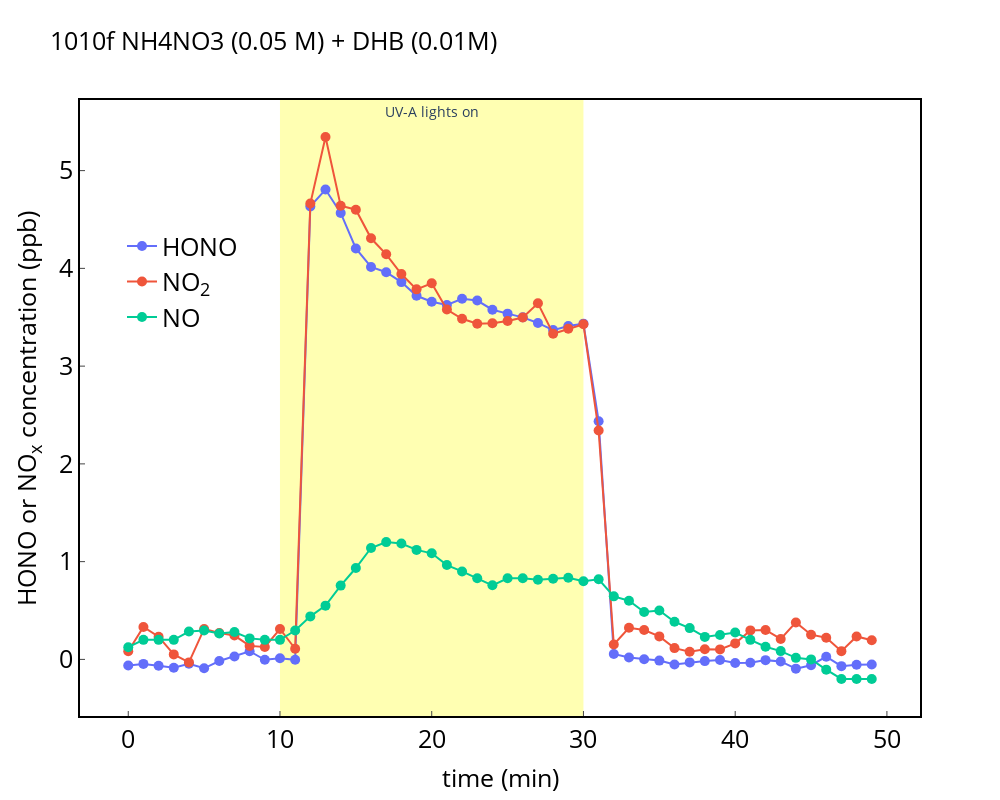

The notebook cell saved with this chart:
### Code cell
nox_path='data/T200_NOx_/2023-10-10_08.15.10_PC14751_T200_NOx.dat'
no2_path='data/NO2_ICAD/2023_10_10_Channel1_Data.dat'
hono_path='data/HONO_ICAD/2023_10_10_Channel1_Data.dat'
# rh_path='data/Humidity_Sensors_/2023-10-05_09.11.20_PC14751_Humidity_Sensors.dat'
rh_path='data/Humidity_Sensors_/2023-10-10_08.15.07_PC14751_Humidity_Sensors.dat'
hono=pd.read_csv(hono_path,sep = '\t', engine='python') #HONO from ICAD
no2=pd.read_csv(no2_path,sep = '\t', engine='python') #NO2 from ICAD
nox=pd.read_csv(nox_path,sep = '\t', header=1, engine='python') #no of nox analyzer
rh=pd.read_csv(rh_path,sep = '\t', header=1, encoding= 'unicode_escape', engine='python') #RH data

#ICAD
hono['Start Date/Time (UTC)']=pd.to_datetime(hono['Start Date/Time (UTC)'])
no2['Start Date/Time (UTC)']=pd.to_datetime(no2['Start Date/Time (UTC)'])

#NOx analyzer
nox['datetime']=nox['Date']+ nox['Time']
nox['time']= pd.to_datetime(nox['datetime'], format='%d.%m.%Y%H:%M:%S') 


#RH sensor
rh['datetime']=rh['Date']+ rh['Time']
rh['time']= pd.to_datetime(rh['datetime'], format='%d.%m.%Y%H:%M:%S') 

hono['Time_correct']=hono['Start Date/Time (UTC)']+timedelta(hours=2, minutes=1)
hono['Time_correct']= pd.to_datetime(hono['Time_correct'], format='%d.%m.%Y%H:%M:%S') 

no2['Time_correct']=no2['Start Date/Time (UTC)']+timedelta(hours=2, minutes=1)
no2['Time_correct']= pd.to_datetime(no2['Time_correct'], format='%d.%m.%Y%H:%M:%S') 


df_hono_icad=pd.DataFrame()
df_no2_icad=pd.DataFrame()
df_rh=pd.DataFrame()
df_nox_t200=pd.DataFrame()

df_hono_icad['time']=hono['Time_correct']
df_no2_icad['time']=no2['Time_correct']
df_nox_t200['time']=nox['time']
df_rh['time']=rh['time']
df_rh['dew_point']=rh['DP7[°C]']
df_hono_icad['hono']=hono['HONO (ppb)']
df_no2_icad['no2']=no2['NO2 (ppb)']
df_nox_t200['no']=nox['NO']
df_nox_t200['NO2']=nox['NO2']

average_interval='60s'
df_hono_icad=df_hono_icad.resample(average_interval,on='time').mean()
df_hono_icad['date_time']=df_hono_icad.index

df_no2_icad=df_no2_icad.resample(average_interval,on='time').mean()
df_no2_icad['date_time']=df_no2_icad.index
df_no2_icad['date_time']= pd.to_datetime(df_no2_icad['date_time']) 

df_rh=df_rh.resample(average_interval,on='time').mean()
df_rh['date_time']=df_rh.index
df_rh['rh']=dp_to_rh (df_rh.dew_point,18)
df_nox_t200=df_nox_t200.resample(average_interval,on='time').mean()
df_nox_t200['date_time']=df_nox_t200.index

df=pd.merge(pd.merge(pd.merge(df_hono_icad,df_no2_icad,on='date_time'),df_nox_t200,on='date_time'),df_rh,on='date_time')
# df=pd.merge(pd.merge(df_hono_icad,df_no2_icad,on='date_time'),df_nox_t200,on='date_time')
# df=pd.merge(df_hono_icad,df_no2_icad,on='date_time')

# correct HONO background
print(df[df['date_time'] == '2023-10-05 8:30:00'])


name='1010f'
time_start=408-10
df=df[time_start:time_start+30+20]
# df=df[time_start:time_start+39]

x_minutes=(df['date_time'] - df['date_time'][time_start]).dt.total_seconds().div(60).astype(int)
df['x_minutes']=x_minutes

x= df.x_minutes
# x= df.date_time

fig_1= go.Figure()
fig_1.add_trace(go.Scatter(x=x,y=df.hono,yaxis = "y1",mode='markers+lines',marker_size=10,line_width=2,name="HONO"))
fig_1.add_trace(go.Scatter(x= x,y=df.no2,yaxis = "y1",mode='markers+lines',marker_size=10,line_width=2,name="NO<sub>2</sub>"))
fig_1.add_trace(go.Scatter(x= x,y=df.no,yaxis = "y1",mode='markers+lines',marker_size=10,line_width=2,name="NO"))

# fig_1.add_trace(go.Scatter(x= x,y=df.rh,yaxis = "y2",mode='markers+lines',marker_size=10,line_width=2,name="RH"))
# fig_1.add_trace(go.Scatter(x= df.date_time,y=df.no+df.no2+df.hono,yaxis = "y1",mode='markers+lines',marker_size=10,line_width=2,name="no"))

fig_1.update_layout(title=name+' NH4NO3 (0.05 M) + DHB (0.01M)',titlefont=dict(color="black",size=25))
# fig_1.update_layout( bargap=0)
fig_1.update_layout(
  plot_bgcolor = 'white',paper_bgcolor = 'white',autosize=False,width=1000, height=800,
    xaxis=dict( title="time (min)",titlefont=dict(color="black",size=25),showline=True, mirror= True,tickfont=dict(color='black',size=25 ),linecolor="black", linewidth=2,ticks='inside'),
    yaxis=dict( title='HONO or NO<sub>x</sub> concentration (ppb)', zeroline=False,
              #  range=[-2,68],
               titlefont=dict(color="black",size=25),mirror= True,tickfont=dict(color='black',size=25 ),linecolor="black", linewidth=2,ticks='inside'),
    yaxis2=dict(title='',titlefont=dict(color="black",size=25),range=[-2,68],tickfont=dict(color="black" ,size=25),ticks='inside',anchor="free",overlaying="y", side="right", position=1, linecolor="black", linewidth=2,showticklabels = True) )
fig_1.update_layout(legend=dict(yanchor="top",y=0.8 ,xanchor="left",x=0.05,  font=dict( size=25,color="black")))
fig_1.update_layout(xaxis=dict(showgrid=False),
              yaxis=dict(showgrid=False)
)
fig_1.add_vrect(x0=10, x1=30,annotation_text="UV-A lights on", annotation_position="top",annotation_font_size=14,fillcolor="yellow", opacity=0.3,layer="below", line_width=0)

config = {'displayModeBar': True}
fig_1.show(config=config)
fig_1.write_html(name+'.html')
fig_1.write_image(name+'.png')


from scipy import constants
j_pd=pd.DataFrame()
j_pd['nitrate_M']=[0.05]
# flow_rate=2475.8/60 # mL s-1         
mol_NaNO3=j_pd['nitrate_M'][0]*600*1e-6    # mass in 0.025 L total solution;  taking 600uL from this solution
T=273+18
molecules= 2.46*1e10*273/T #  molecules/(cm3) per one ppb

time = 30 # min
photolysis_rate_constant=np.trapz(df.hono[10:40])/time*molecules/constants.N_A*flow_rate /mol_NaNO3
production_amount=np.trapz(df.hono[10:40])*molecules*flow_rate*60/constants.N_A   # total mol in the irradiation time

# photolysis_rate_constant

# data_compile.append(j_pd)
j_pd['hono']=[np.trapz(df.hono[10:40])/time*molecules/constants.N_A*flow_rate /mol_NaNO3]
j_pd['no']=[np.trapz(df.no[10:40])/time*molecules/constants.N_A*flow_rate /mol_NaNO3]
j_pd['no2']=[np.trapz(df.no2[10:40])/time*molecules/constants.N_A*flow_rate /mol_NaNO3]
j_pd['total']=[np.trapz(((df.no+df.no2+df.hono))[10:40])/time*molecules/constants.N_A*flow_rate /mol_NaNO3]

data_compile=data_compile.append(j_pd)

### Figure 1 — Plotly figure (JSON) as saved in the notebook; plotly's stock layout.template omitted (floating-point values rounded to 4 significant figures)
{"data": [{"line": {"width": 2}, "marker": {"size": 10}, "mode": "markers+lines", "name": "HONO", "type": "scatter", "x": [0, 1, 2, 3, 4, 5, 6, 7, 8, 9, 10, 11, 12, 13, 14, 15, 16, 17, 18, 19, 20, 21, 22, 23, 24, 25, 26, 27, 28, 29, 30, 31, 32, 33, 34, 35, 36, 37, 38, 39, 40, 41, 42, 43, 44, 45, 46, 47, 48, 49], "y": [-0.06317, -0.04617, -0.0645, -0.08533, -0.04367, -0.09083, -0.01633, 0.02967, 0.0834, -0.003667, 0.01133, -0.004, 4.634, 4.806, 4.567, 4.204, 4.015, 3.96, 3.859, 3.72, 3.658, 3.625, 3.69, 3.671, 3.577, 3.537, 3.499, 3.442, 3.368, 3.41, 3.435, 2.436, 0.05567, 0.0195, 0.0008, -0.01217, -0.05167, -0.03083, -0.0175, -0.006833, -0.03767, -0.03467, -0.0075, -0.02067, -0.0945, -0.05967, 0.02717, -0.0692, -0.05533, -0.05233], "yaxis": "y"}, {"line": {"width": 2}, "marker": {"size": 10}, "mode": "markers+lines", "name": "NO<sub>2</sub>", "type": "scatter", "x": [0, 1, 2, 3, 4, 5, 6, 7, 8, 9, 10, 11, 12, 13, 14, 15, 16, 17, 18, 19, 20, 21, 22, 23, 24, 25, 26, 27, 28, 29, 30, 31, 32, 33, 34, 35, 36, 37, 38, 39, 40, 41, 42, 43, 44, 45, 46, 47, 48, 49], "y": [0.0825, 0.3317, 0.2325, 0.05117, -0.0305, 0.3113, 0.2707, 0.244, 0.1382, 0.1277, 0.311, 0.109, 4.663, 5.343, 4.641, 4.6, 4.308, 4.144, 3.942, 3.785, 3.847, 3.579, 3.485, 3.434, 3.439, 3.462, 3.497, 3.642, 3.332, 3.383, 3.428, 2.341, 0.1523, 0.3242, 0.3004, 0.2352, 0.1155, 0.07883, 0.1035, 0.1025, 0.1638, 0.2967, 0.3007, 0.2088, 0.3782, 0.253, 0.2213, 0.0844, 0.2348, 0.1963], "yaxis": "y"}, {"line": {"width": 2}, "marker": {"size": 10}, "mode": "markers+lines", "name": "NO", "type": "scatter", "x": [0, 1, 2, 3, 4, 5, 6, 7, 8, 9, 10, 11, 12, 13, 14, 15, 16, 17, 18, 19, 20, 21, 22, 23, 24, 25, 26, 27, 28, 29, 30, 31, 32, 33, 34, 35, 36, 37, 38, 39, 40, 41, 42, 43, 44, 45, 46, 47, 48, 49], "y": [0.125, 0.2, 0.2, 0.2, 0.285, 0.295, 0.265, 0.28, 0.215, 0.2, 0.2, 0.295, 0.44, 0.55, 0.755, 0.935, 1.14, 1.2, 1.185, 1.12, 1.085, 0.965, 0.9, 0.83, 0.7579, 0.83, 0.83, 0.815, 0.825, 0.835, 0.8, 0.82, 0.645, 0.6, 0.485, 0.5, 0.385, 0.32, 0.23, 0.25, 0.275, 0.2, 0.13, 0.085, 0.01579, 0, -0.105, -0.2, -0.2, -0.2], "yaxis": "y"}], "layout": {"annotations": [{"font": {"size": 14}, "showarrow": false, "text": "UV-A lights on", "x": 20, "xanchor": "center", "xref": "x", "y": 1, "yanchor": "top", "yref": "y domain"}], "autosize": false, "height": 800, "legend": {"font": {"color": "black", "size": 25}, "x": 0.05, "xanchor": "left", "y": 0.8, "yanchor": "top"}, "paper_bgcolor": "white", "plot_bgcolor": "white", "shapes": [{"fillcolor": "yellow", "layer": "below", "line": {"width": 0}, "opacity": 0.3, "type": "rect", "x0": 10, "x1": 30, "xref": "x", "y0": 0, "y1": 1, "yref": "y domain"}], "title": {"font": {"color": "black", "size": 25}, "text": "1010f NH4NO3 (0.05 M) + DHB (0.01M)"}, "width": 1000, "xaxis": {"linecolor": "black", "linewidth": 2, "mirror": true, "showgrid": false, "showline": true, "tickfont": {"color": "black", "size": 25}, "ticks": "inside", "title": {"font": {"color": "black", "size": 25}, "text": "time (min)"}}, "yaxis": {"linecolor": "black", "linewidth": 2, "mirror": true, "showgrid": false, "tickfont": {"color": "black", "size": 25}, "ticks": "inside", "title": {"font": {"color": "black", "size": 25}, "text": "HONO or NO<sub>x</sub> concentration (ppb)"}, "zeroline": false}, "yaxis2": {"anchor": "free", "linecolor": "black", "linewidth": 2, "overlaying": "y", "position": 1, "range": [-2, 68], "showticklabels": true, "side": "right", "tickfont": {"color": "black", "size": 25}, "ticks": "inside", "title": {"font": {"color": "black", "size": 25}, "text": ""}}}}
